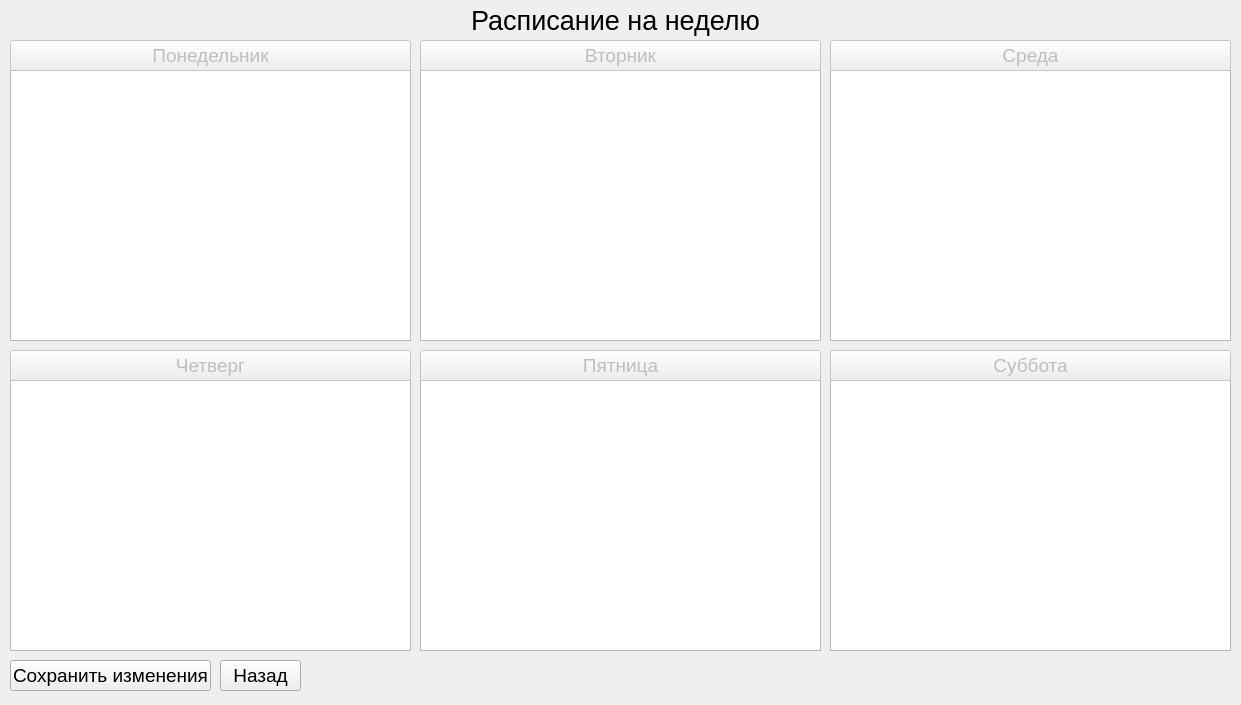
<?xml version="1.0" encoding="UTF-8"?>
<ui version="4.0">
 <class>Form</class>
 <widget class="QWidget" name="Form">
  <property name="geometry">
   <rect>
    <x>0</x>
    <y>0</y>
    <width>1241</width>
    <height>705</height>
   </rect>
  </property>
  <property name="windowTitle">
   <string>Расписание</string>
  </property>
  <widget class="QTableWidget" name="Monday">
   <property name="geometry">
    <rect>
     <x>10</x>
     <y>70</y>
     <width>401</width>
     <height>271</height>
    </rect>
   </property>
  </widget>
  <widget class="QLabel" name="Title">
   <property name="geometry">
    <rect>
     <x>0</x>
     <y>0</y>
     <width>1231</width>
     <height>41</height>
    </rect>
   </property>
   <property name="font">
    <font>
     <pointsize>20</pointsize>
    </font>
   </property>
   <property name="text">
    <string>Расписание на неделю</string>
   </property>
   <property name="scaledContents">
    <bool>false</bool>
   </property>
   <property name="alignment">
    <set>Qt::AlignCenter</set>
   </property>
  </widget>
  <widget class="QPushButton" name="Exit">
   <property name="geometry">
    <rect>
     <x>220</x>
     <y>660</y>
     <width>81</width>
     <height>31</height>
    </rect>
   </property>
   <property name="maximumSize">
    <size>
     <width>16777215</width>
     <height>16777215</height>
    </size>
   </property>
   <property name="font">
    <font>
     <pointsize>14</pointsize>
    </font>
   </property>
   <property name="text">
    <string>Назад</string>
   </property>
  </widget>
  <widget class="QTableWidget" name="Tuesday">
   <property name="geometry">
    <rect>
     <x>420</x>
     <y>70</y>
     <width>401</width>
     <height>271</height>
    </rect>
   </property>
  </widget>
  <widget class="QTableWidget" name="Wednesday">
   <property name="geometry">
    <rect>
     <x>830</x>
     <y>70</y>
     <width>401</width>
     <height>271</height>
    </rect>
   </property>
  </widget>
  <widget class="QTableWidget" name="Thursday">
   <property name="geometry">
    <rect>
     <x>10</x>
     <y>380</y>
     <width>401</width>
     <height>271</height>
    </rect>
   </property>
  </widget>
  <widget class="QTableWidget" name="Friday">
   <property name="geometry">
    <rect>
     <x>420</x>
     <y>380</y>
     <width>401</width>
     <height>271</height>
    </rect>
   </property>
  </widget>
  <widget class="QTableWidget" name="Saturday">
   <property name="geometry">
    <rect>
     <x>830</x>
     <y>380</y>
     <width>401</width>
     <height>271</height>
    </rect>
   </property>
  </widget>
  <widget class="QPushButton" name="MondayBut">
   <property name="enabled">
    <bool>false</bool>
   </property>
   <property name="geometry">
    <rect>
     <x>10</x>
     <y>40</y>
     <width>401</width>
     <height>31</height>
    </rect>
   </property>
   <property name="font">
    <font>
     <pointsize>14</pointsize>
    </font>
   </property>
   <property name="text">
    <string>Понедельник</string>
   </property>
  </widget>
  <widget class="QPushButton" name="TuesdayBut">
   <property name="enabled">
    <bool>false</bool>
   </property>
   <property name="geometry">
    <rect>
     <x>420</x>
     <y>40</y>
     <width>401</width>
     <height>31</height>
    </rect>
   </property>
   <property name="font">
    <font>
     <pointsize>14</pointsize>
    </font>
   </property>
   <property name="text">
    <string>Вторник</string>
   </property>
  </widget>
  <widget class="QPushButton" name="WednesdayBut">
   <property name="enabled">
    <bool>false</bool>
   </property>
   <property name="geometry">
    <rect>
     <x>830</x>
     <y>40</y>
     <width>401</width>
     <height>31</height>
    </rect>
   </property>
   <property name="font">
    <font>
     <pointsize>14</pointsize>
    </font>
   </property>
   <property name="text">
    <string>Среда</string>
   </property>
  </widget>
  <widget class="QPushButton" name="ThursdayBut">
   <property name="enabled">
    <bool>false</bool>
   </property>
   <property name="geometry">
    <rect>
     <x>10</x>
     <y>350</y>
     <width>401</width>
     <height>31</height>
    </rect>
   </property>
   <property name="font">
    <font>
     <pointsize>14</pointsize>
    </font>
   </property>
   <property name="text">
    <string>Четверг</string>
   </property>
  </widget>
  <widget class="QPushButton" name="FridayBut">
   <property name="enabled">
    <bool>false</bool>
   </property>
   <property name="geometry">
    <rect>
     <x>420</x>
     <y>350</y>
     <width>401</width>
     <height>31</height>
    </rect>
   </property>
   <property name="font">
    <font>
     <pointsize>14</pointsize>
    </font>
   </property>
   <property name="text">
    <string>Пятница</string>
   </property>
  </widget>
  <widget class="QPushButton" name="SaturdayBut">
   <property name="enabled">
    <bool>false</bool>
   </property>
   <property name="geometry">
    <rect>
     <x>830</x>
     <y>350</y>
     <width>401</width>
     <height>31</height>
    </rect>
   </property>
   <property name="font">
    <font>
     <pointsize>14</pointsize>
    </font>
   </property>
   <property name="text">
    <string>Суббота</string>
   </property>
  </widget>
  <widget class="QPushButton" name="Save">
   <property name="geometry">
    <rect>
     <x>10</x>
     <y>660</y>
     <width>201</width>
     <height>31</height>
    </rect>
   </property>
   <property name="maximumSize">
    <size>
     <width>16777215</width>
     <height>16777215</height>
    </size>
   </property>
   <property name="font">
    <font>
     <pointsize>14</pointsize>
    </font>
   </property>
   <property name="text">
    <string>Сохранить изменения</string>
   </property>
  </widget>
  <widget class="QLabel" name="Error">
   <property name="geometry">
    <rect>
     <x>320</x>
     <y>660</y>
     <width>911</width>
     <height>41</height>
    </rect>
   </property>
   <property name="font">
    <font>
     <pointsize>16</pointsize>
    </font>
   </property>
   <property name="text">
    <string/>
   </property>
   <property name="scaledContents">
    <bool>false</bool>
   </property>
   <property name="alignment">
    <set>Qt::AlignLeading|Qt::AlignLeft|Qt::AlignVCenter</set>
   </property>
  </widget>
 </widget>
 <resources/>
 <connections/>
</ui>
